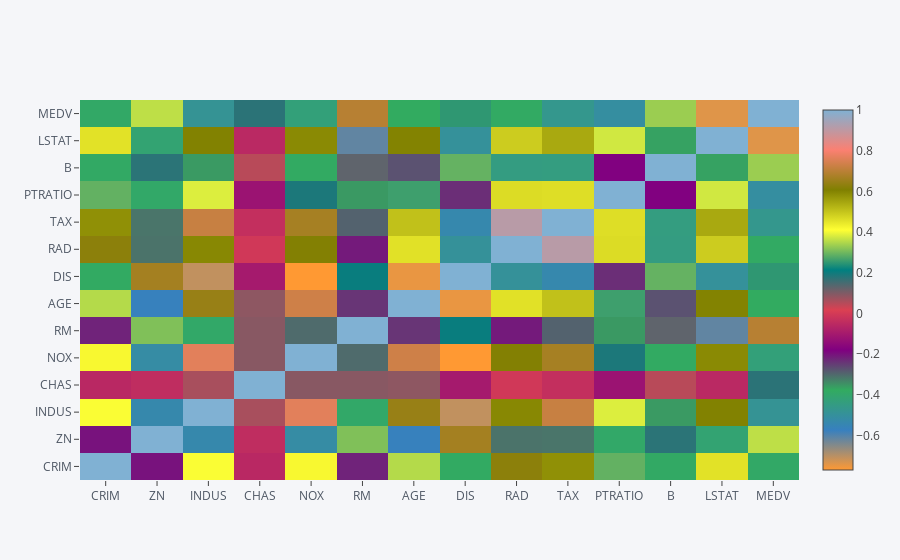

Write notebook code for a chart like this one.
### Markdown cell above
* There is no null values in the dataset and all values are in their proper format.
* Dataset is in its proper format, so we will go to regression model.

### Code cell
df.corr().iplot(kind='heatmap', )

### Figure 1 — Plotly figure (JSON) as saved in the notebook; plotly's stock layout.template omitted (floating-point values rounded to 4 significant figures; data arrays with more than 128 entries replaced by an {"elided": "..."} marker saying what was removed)
{"data": [{"colorscale": [[0, "rgb(255, 153, 51)"], [0.1111, "rgb(55, 128, 191)"], [0.2222, "rgb(50, 171, 96)"], [0.3333, "rgb(128, 0, 128)"], [0.4444, "rgb(219, 64, 82)"], [0.5556, "rgb(0, 128, 128)"], [0.6667, "rgb(255, 255, 51)"], [0.7778, "rgb(128, 128, 0)"], [0.8889, "rgb(251, 128, 114)"], [1, "rgb(128, 177, 211)"]], "type": "heatmap", "uid": "1fded19b-5281-422b-a978-e9ea243505f7", "x": ["CRIM", "ZN", "INDUS", "CHAS", "NOX", "RM", "AGE", "DIS", "RAD", "TAX", "PTRATIO", "B", "LSTAT", "MEDV"], "y": ["CRIM", "ZN", "INDUS", "CHAS", "NOX", "RM", "AGE", "DIS", "RAD", "TAX", "PTRATIO", "B", "LSTAT", "MEDV"], "z": {"elided": "14x14 float values"}, "zmax": 1, "zmin": -0.7692}], "layout": {"legend": {"bgcolor": "#F5F6F9", "font": {"color": "#4D5663"}}, "paper_bgcolor": "#F5F6F9", "plot_bgcolor": "#F5F6F9", "title": {"font": {"color": "#4D5663"}}, "xaxis": {"gridcolor": "#E1E5ED", "showgrid": true, "tickfont": {"color": "#4D5663"}, "title": {"font": {"color": "#4D5663"}, "text": ""}, "zerolinecolor": "#E1E5ED"}, "yaxis": {"gridcolor": "#E1E5ED", "showgrid": true, "tickfont": {"color": "#4D5663"}, "title": {"font": {"color": "#4D5663"}, "text": ""}, "zerolinecolor": "#E1E5ED"}}}
